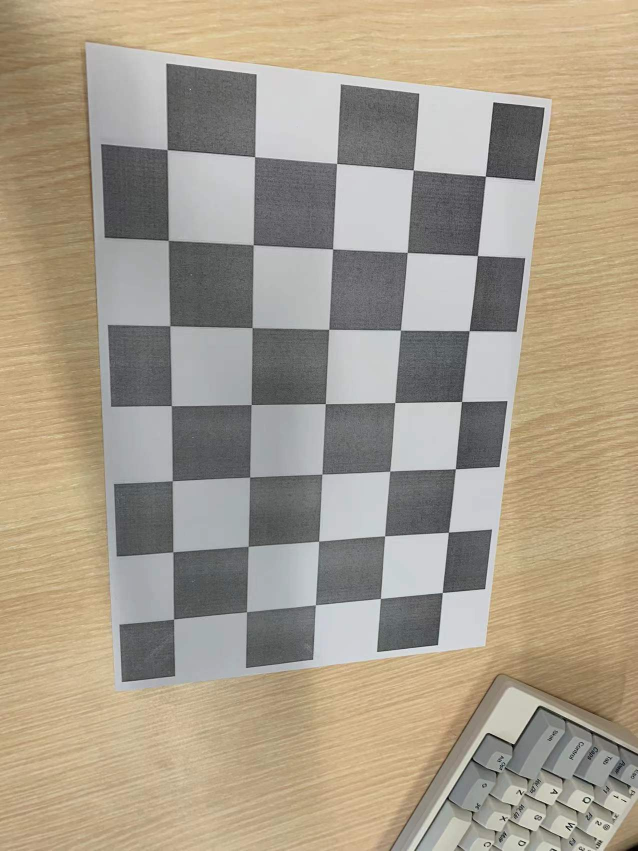
#> input picture colibration/1.jpg, 1276 x 1702 px (shown at 1/2 size); its folder holds only this picture in this run
$ python camera_colibration.py
#> lines starting #> are read from the running program, lines starting #| are printed output that depends on the picture; after the words box and inside, x2 and y2 are one past the last pixel; in counts of white or black regions, pixels touching at a corner belong together; long printed decimals are rounded
import numpy as np
import cv2
import glob

# termination criteria
criteria = (cv2.TERM_CRITERIA_EPS + cv2.TERM_CRITERIA_MAX_ITER, 30, 0.001)


# prepare object points, like (0,0,0), (1,0,0), (2,0,0) ....,(6,5,0)
objp = np.zeros((5*7,3), np.float32)
objp[:,:2] = np.mgrid[0:7,0:5].T.reshape(-1,2)

# Arrays to store object points and image points from all the images.
objpoints = [] # 3d point in real world space
imgpoints = [] # 2d points in image plane.

images = glob.glob('colibration/*.jpg')

counter = 0
for fname in images:
    img = cv2.imread(fname)
#> img is the input picture: shape (1702, 1276, 3); mean B, G, R 138.7, 156.3, 167.5
    gray = cv2.cvtColor(img,cv2.COLOR_BGR2GRAY)
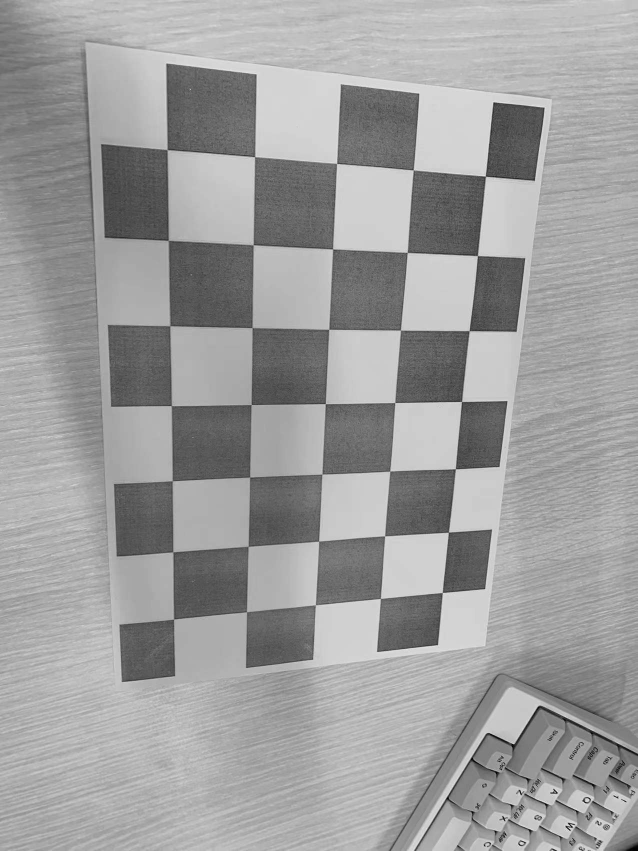
#> gray: shape (1702, 1276) (shown at 1/2 size); min 0, max 254, mean 157.6

    # Find the chess board corners
    ret, corners = cv2.findChessboardCorners(gray, (7,5), None)
#> ret = True; corners = 35 rows, first 8: [347.1, 1238.4], [346.5, 1103.7], [344.4, 961.9], [343.5, 811.6], [341.3, 652.4], [336.5, 481.4], [333.6, 298.7], [493.4, 1224.2]

    # If found, add object points, image points (after refining them)
    if ret == True:
        objpoints.append(objp)

        cv2.cornerSubPix(gray, corners, (11,11),(-1,-1),criteria)
        imgpoints.append(corners)

        # Draw and display the corners
        cv2.drawChessboardCorners(img, (7,5), corners,ret)
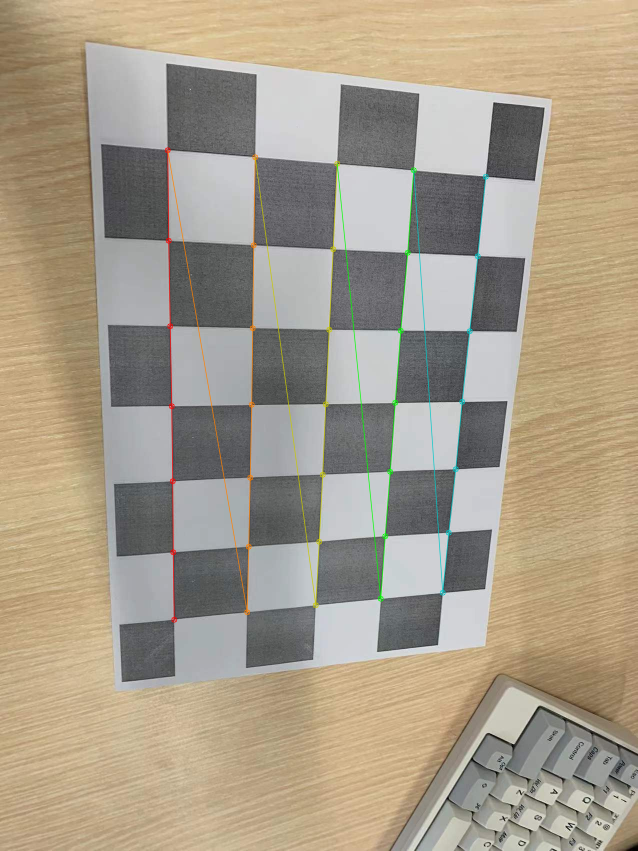
#> img: shape (1702, 1276, 3) (shown at 1/2 size); 1.23% of pixels changed, all inside (x1, y1, x2, y2) = (329, 294, 978, 1246)
        # img = cv2.resize(img, (400, 700))
        # cv2.imshow('img',img)
        # cv2.waitKey(0)
        counter += 1
        print(counter, len(images))
# todo this is the important code here to calculate the rotation matrix and t matrix
ret, mtx, dist, rvecs, tvecs = cv2.calibrateCamera(objpoints, imgpoints, gray.shape[::-1], None, None)
#> ret = 0.495; mtx = [[1241.8, 0, 644.2], [0, 1245.3, 829.3], [0, 0, 1]]; dist = [[0.213, -1.08, 0.00272, -0.0018, 1.68]]; rvecs = ([0.398, 0.00762, -1.54],); tvecs = ([-2.03, 2.79, 8.65],)
print(ret)
#| 0.4947
print(mtx)
#| [[1.24177136e+03 0.00000000e+00 6.44202211e+02]
#|  [0.00000000e+00 1.24527409e+03 8.29340735e+02]
#|  [0.00000000e+00 0.00000000e+00 1.00000000e+00]]

    # [19 lines of commented-out code are left out]

$ run again, on colibration/2.jpg
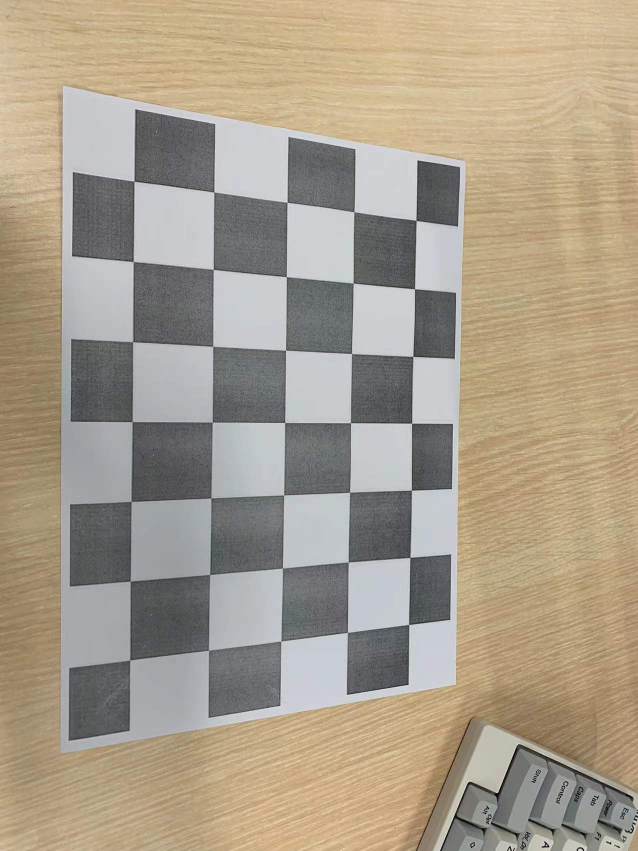
#> input picture colibration/2.jpg, 1276 x 1702 px (shown at 1/2 size)
#> img is the input picture: shape (1702, 1276, 3); mean B, G, R 139.3, 157, 169
#> `gray = cv2.cvtColor(img,cv2.COLOR_BGR2GRAY)`:
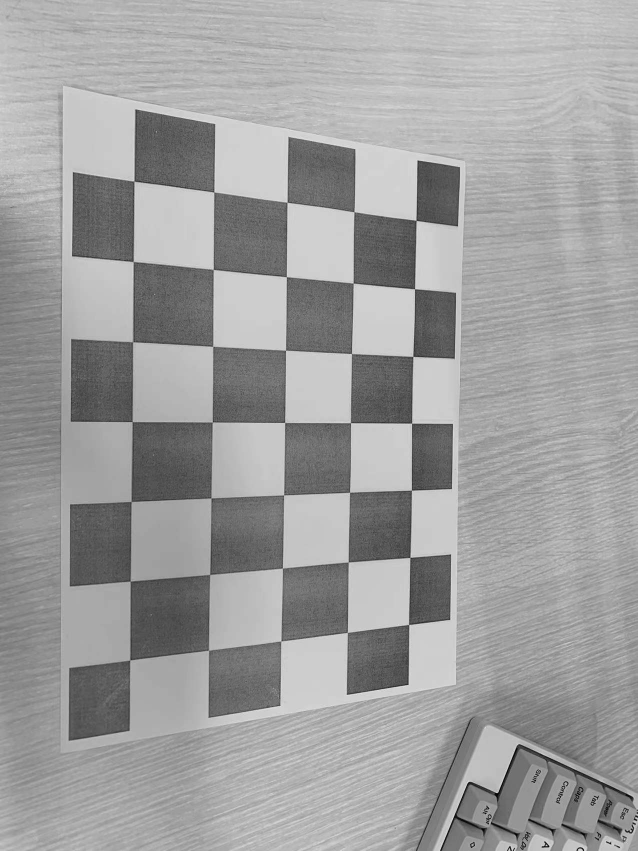
#> gray: shape (1702, 1276) (shown at 1/2 size); min 0, max 245, mean 158.5
#> `ret, corners = cv2.findChessboardCorners(gray, (7,5), None)`: ret = True; corners = 35 rows, first 8: [261.3, 1320.7], [260.8, 1162.8], [262.3, 1002.8], [265.3, 843.3], [266.4, 684.6], [266.3, 524.3], [267.7, 362.1], [417.6, 1300.5]
#> `cv2.drawChessboardCorners(img, (7,5), corners,ret)`:
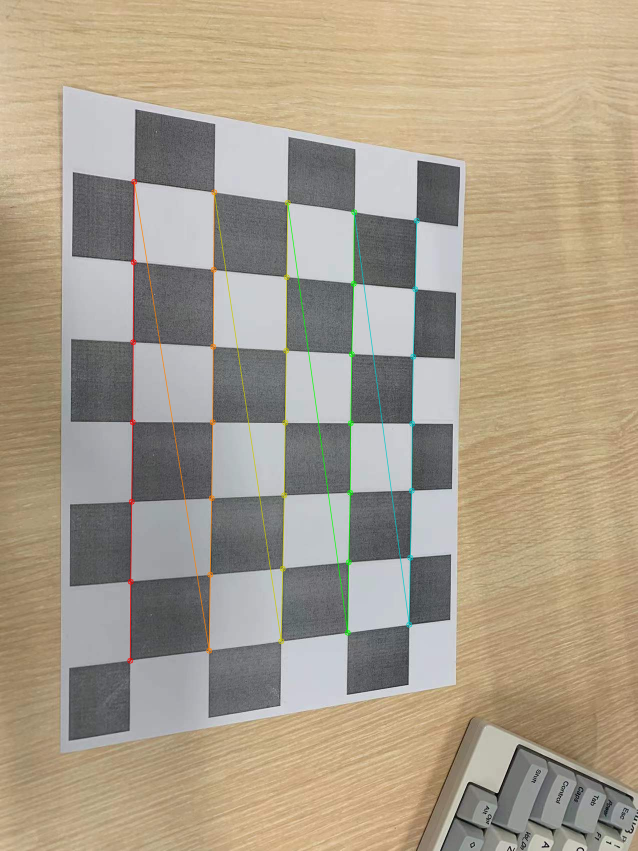
#> img: shape (1702, 1276, 3) (shown at 1/2 size); 1.22% of pixels changed, all inside (x1, y1, x2, y2) = (254, 357, 840, 1328)
#> `ret, mtx, dist, rvecs, tvecs = cv2.calibrateCamera(objpoints, imgpoint..`: ret = 0.486; mtx = [[1181, 0, 644.3], [0, 1191.4, 841.6], [0, 0, 1]]; dist = [[0.236, -1.2, 0.00244, -0.00294, 1.89]]; rvecs = ([0.294, -0.259, -1.54],); tvecs = ([-2.44, 3.01, 7.64],)
#| 0.4856
#| [[1.18103975e+03 0.00000000e+00 6.44261572e+02]
#|  [0.00000000e+00 1.19138233e+03 8.41574829e+02]
#|  [0.00000000e+00 0.00000000e+00 1.00000000e+00]]

$ run again, on colibration/3.jpg
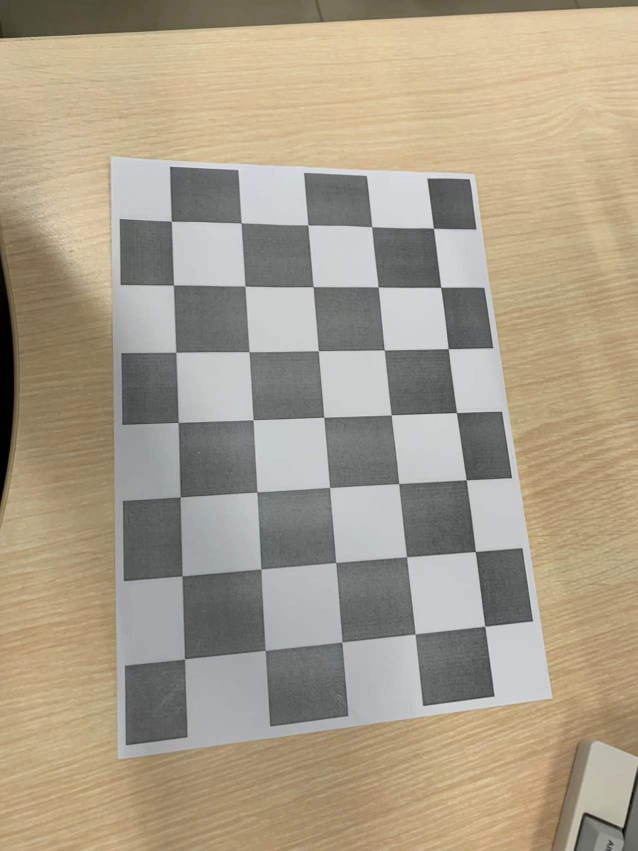
#> input picture colibration/3.jpg, 1276 x 1702 px (shown at 1/2 size)
#> img is the input picture: shape (1702, 1276, 3); mean B, G, R 137.9, 157.2, 169
#> `gray = cv2.cvtColor(img,cv2.COLOR_BGR2GRAY)`:
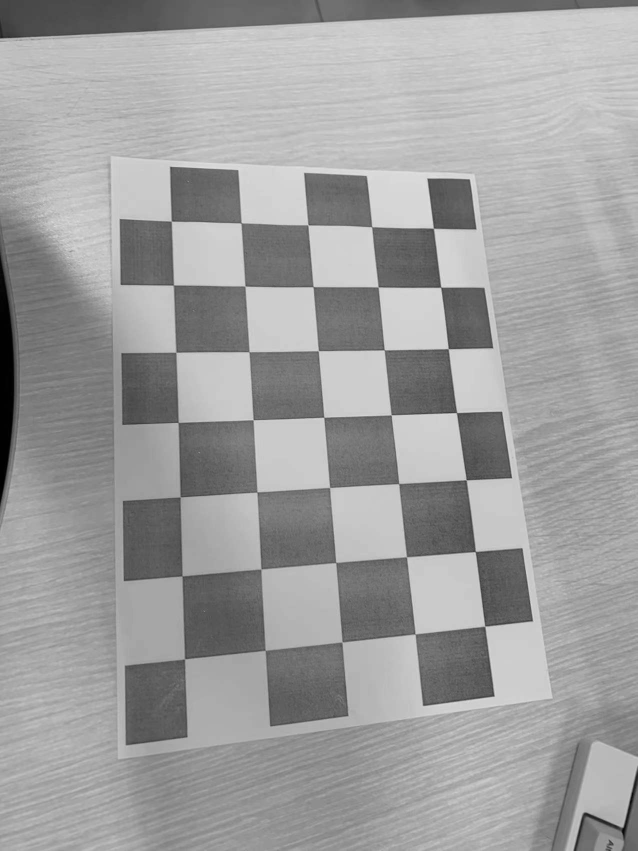
#> gray: shape (1702, 1276) (shown at 1/2 size); min 0, max 230, mean 158.4
#> `ret, corners = cv2.findChessboardCorners(gray, (7,5), None)`: ret = True; corners = 35 rows, first 8: [370.9, 1318.2], [364.6, 1152.2], [360.8, 994.4], [356.2, 845.7], [351.8, 704.5], [346.9, 570.7], [343.5, 442.9], [531, 1301.3]
#> `cv2.drawChessboardCorners(img, (7,5), corners,ret)`:
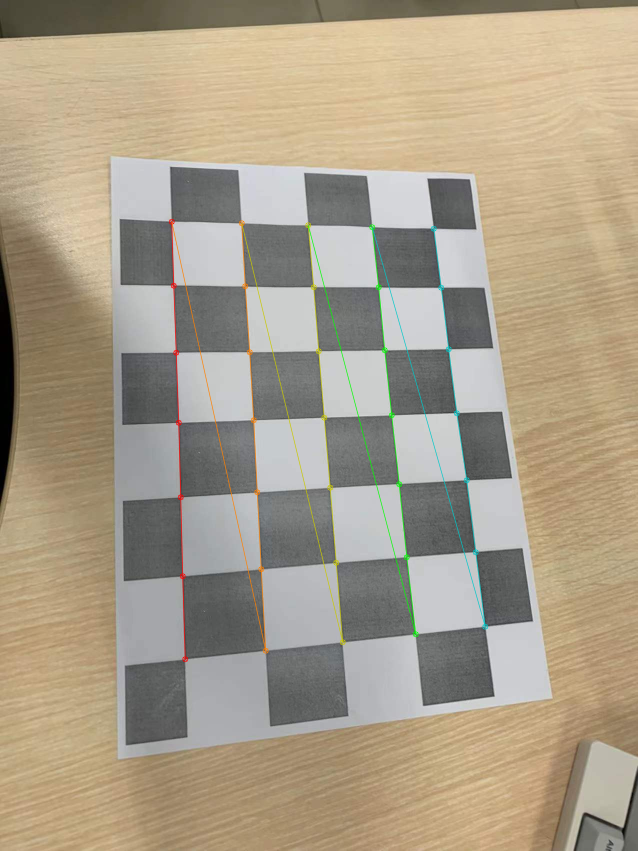
#> img: shape (1702, 1276, 3) (shown at 1/2 size); 1.17% of pixels changed, all inside (x1, y1, x2, y2) = (337, 437, 977, 1325)
#> `ret, mtx, dist, rvecs, tvecs = cv2.calibrateCamera(objpoints, imgpoint..`: ret = 0.375; mtx = [[1311, 0, 641.5], [0, 1298.1, 814.6], [0, 0, 1]]; dist = [[0.305, -1.79, 0.00589, -0.00173, 3.03]]; rvecs = ([-0.0187, -0.343, -1.61],); tvecs = ([-1.67, 3.13, 8.24],)
#| 0.3751
#| [[1.31095649e+03 0.00000000e+00 6.41455254e+02]
#|  [0.00000000e+00 1.29805384e+03 8.14566760e+02]
#|  [0.00000000e+00 0.00000000e+00 1.00000000e+00]]

$ run again, on colibration/4.jpg
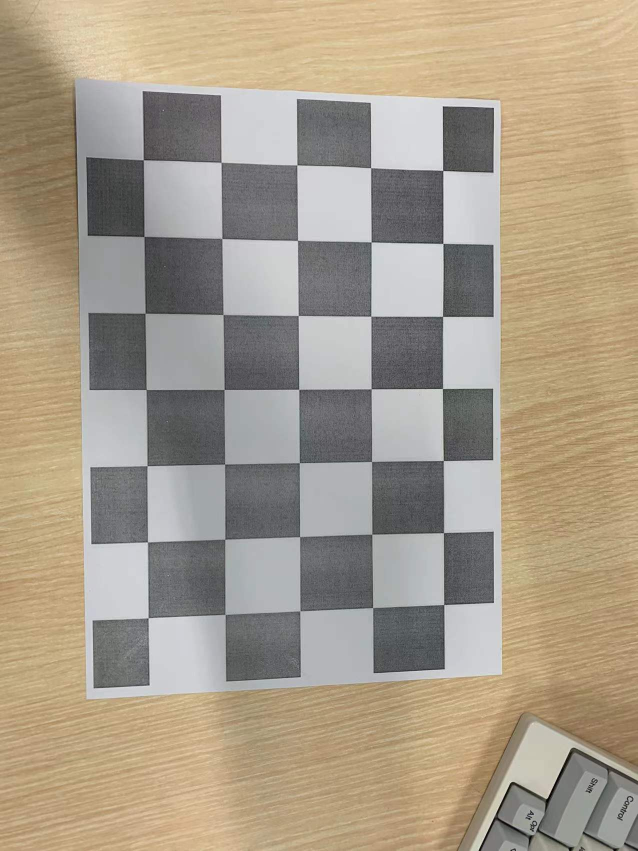
#> input picture colibration/4.jpg, 1276 x 1702 px (shown at 1/2 size)
#> img is the input picture: shape (1702, 1276, 3); mean B, G, R 137.6, 155.8, 167.9
#> `gray = cv2.cvtColor(img,cv2.COLOR_BGR2GRAY)`:
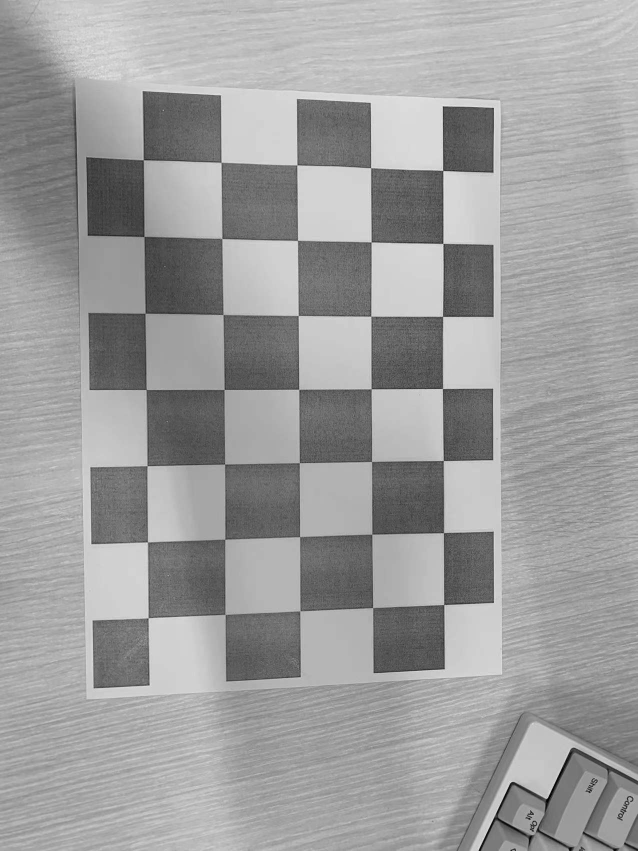
#> gray: shape (1702, 1276) (shown at 1/2 size); min 0, max 242, mean 157.3
#> `ret, corners = cv2.findChessboardCorners(gray, (7,5), None)`: ret = True; corners = 35 rows, first 8: [296.8, 1236], [294.9, 1084.8], [294.5, 931.7], [292.2, 779.7], [290.9, 628.1], [288.6, 473.4], [286.4, 319.6], [451.2, 1229]
#> `cv2.drawChessboardCorners(img, (7,5), corners,ret)`:
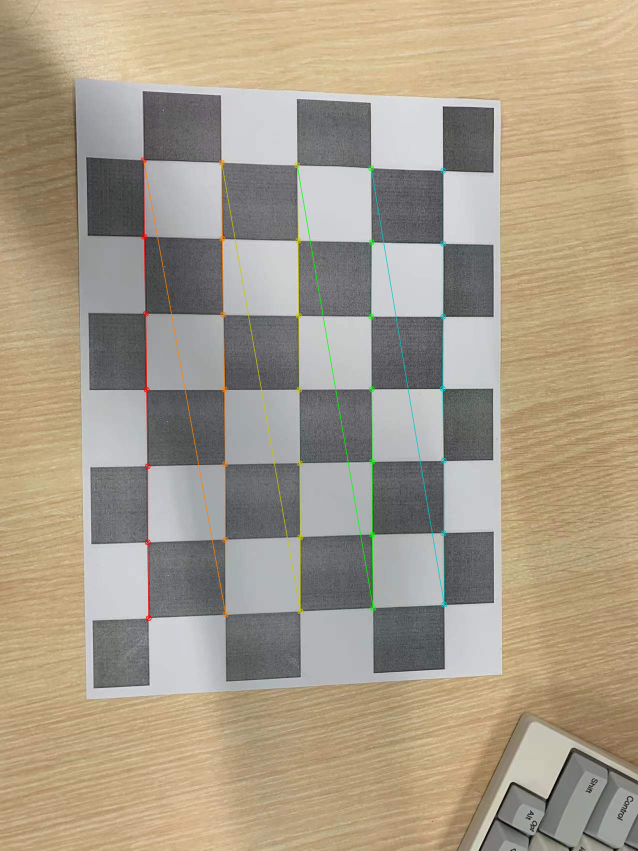
#> img: shape (1702, 1276, 3) (shown at 1/2 size); 1.24% of pixels changed, all inside (x1, y1, x2, y2) = (281, 314, 895, 1243)
#> `ret, mtx, dist, rvecs, tvecs = cv2.calibrateCamera(objpoints, imgpoint..`: ret = 0.389; mtx = [[1205.6, 0, 622], [0, 1200.8, 827.4], [0, 0, 1]]; dist = [[0.216, -1.04, 0.00279, -0.0012, 1.56]]; rvecs = ([0.101, -0.069, -1.58],); tvecs = ([-2.13, 2.69, 8.04],)
#| 0.3886
#| [[1.20558216e+03 0.00000000e+00 6.22014075e+02]
#|  [0.00000000e+00 1.20084302e+03 8.27387795e+02]
#|  [0.00000000e+00 0.00000000e+00 1.00000000e+00]]

$ run again, on colibration/10.jpg
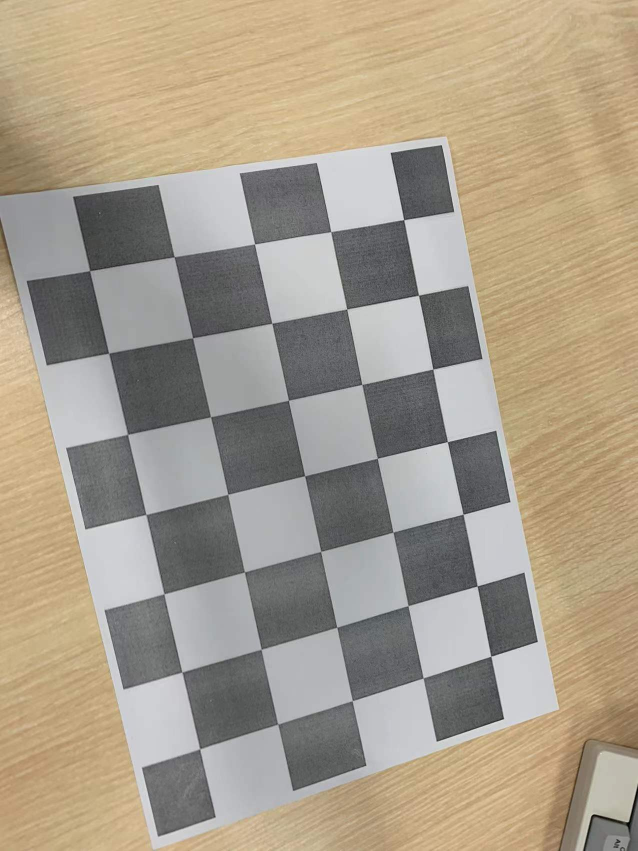
#> input picture colibration/10.jpg, 1276 x 1702 px (shown at 1/2 size)
#> img is the input picture: shape (1702, 1276, 3); mean B, G, R 138.7, 156.5, 168
#> `gray = cv2.cvtColor(img,cv2.COLOR_BGR2GRAY)`:
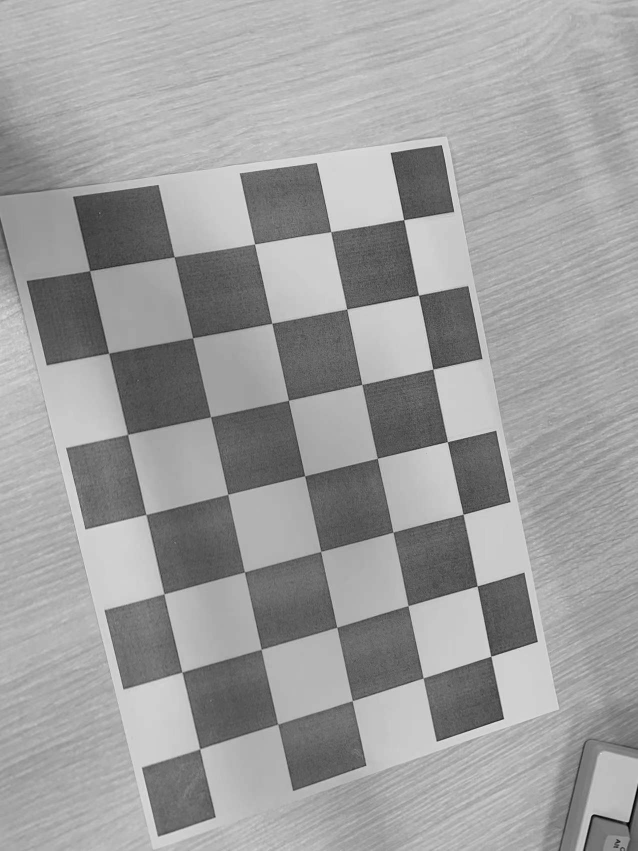
#> gray: shape (1702, 1276) (shown at 1/2 size); min 0, max 241, mean 157.8
#> `ret, corners = cv2.findChessboardCorners(gray, (7,5), None)`: ret = True; corners = 35 rows, first 8: [808.2, 440], [837.4, 590.6], [866.7, 738.7], [895, 884.1], [927.2, 1029.3], [954.8, 1172.4], [982.4, 1312.9], [661.9, 463.7]
#> `cv2.drawChessboardCorners(img, (7,5), corners,ret)`:
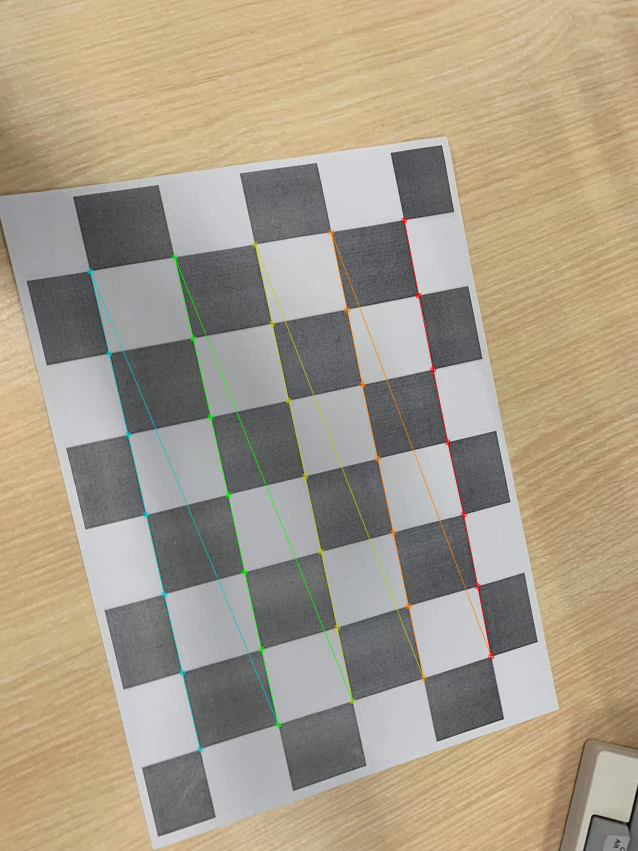
#> img: shape (1702, 1276, 3) (shown at 1/2 size); 1.25% of pixels changed, all inside (x1, y1, x2, y2) = (174, 434, 989, 1505)
#> `ret, mtx, dist, rvecs, tvecs = cv2.calibrateCamera(objpoints, imgpoint..`: ret = 0.424; mtx = [[1270.6, 0, 613.7], [0, 1261.7, 853.2], [0, 0, 1]]; dist = [[0.306, -1.74, 0.00533, -0.00145, 2.92]]; rvecs = ([-0.122, -0.189, 1.35],); tvecs = ([1.27, -2.72, 8.4],)
#| 0.424
#| [[1.27059855e+03 0.00000000e+00 6.13651204e+02]
#|  [0.00000000e+00 1.26169844e+03 8.53205770e+02]
#|  [0.00000000e+00 0.00000000e+00 1.00000000e+00]]
